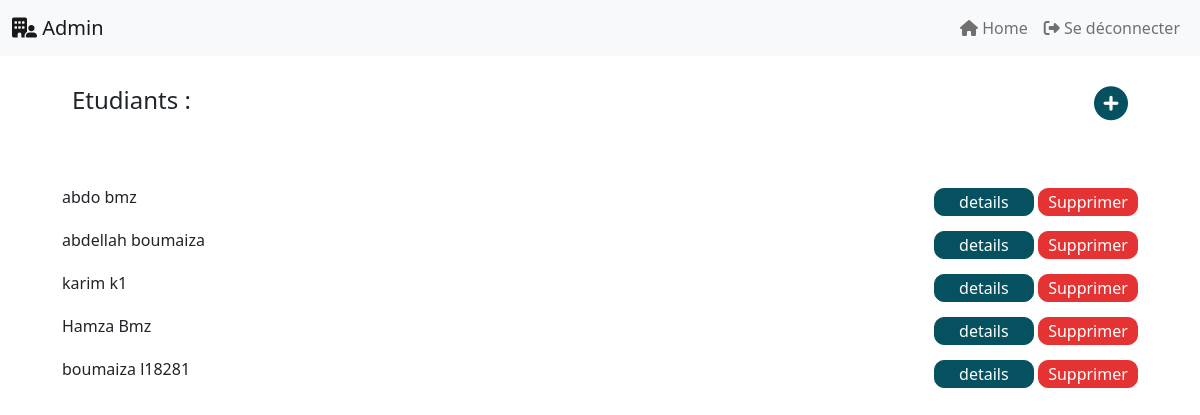
The page /admin (signed in) on the database as committed earlier.
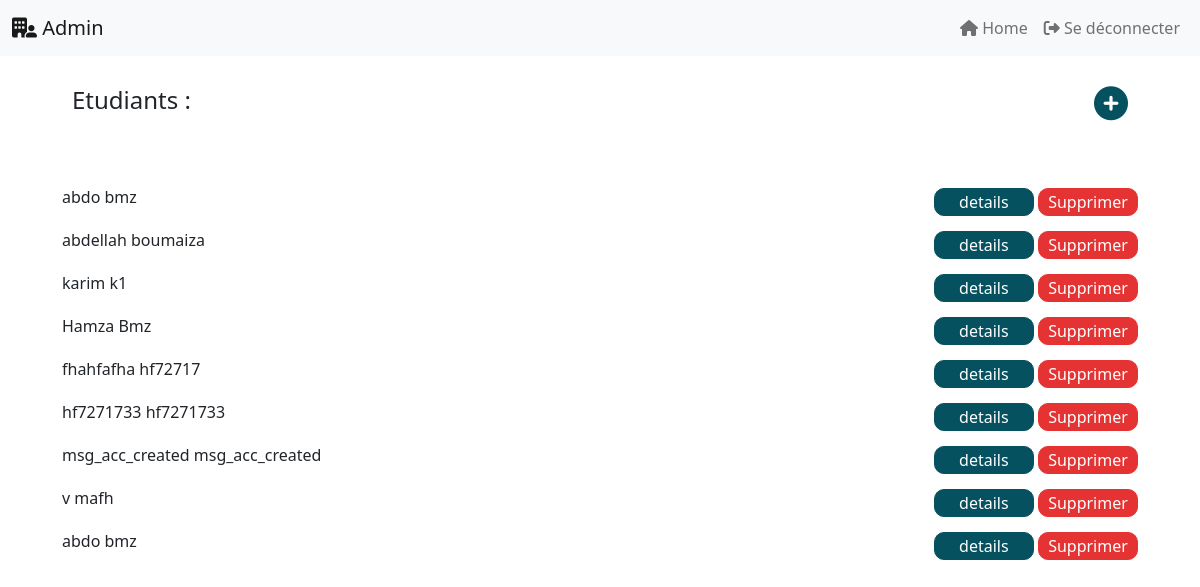
The same page on the database as committed later.
### app.py (models this page shows, shortened)
class etudiants(db.Model):
    cin = db.Column(db.String(100), primary_key=True)
    nom = db.Column(db.String(100))
    prenom = db.Column(db.String(100))
    password = db.Column(db.String(100))
    is_admin = db.Column(db.Integer)

### app.py (the view)
@app.route('/admin', methods=["POST", "GET"])
def admin():
    if "etudiant" in session:
        if request.method == "POST":
            etudiant = etudiants(
                request.form["cin"], request.form["nom"], request.form["prenom"], request.form["password"], 0)
            db.session.add(etudiant)
            db.session.commit()
            flash("Étudiant ajouté avec succès!", "info")
            return redirect(url_for("admin"))
        else:
            etd = session["etudiant"]
            if etd['is_admin'] == 1:
                return render_template("admin.html", etudiants=etudiants.query.filter(etudiants.cin != "admin").all())
            else:
                return redirect(url_for("index"))
    else:
        return redirect(url_for("login"))

### templates/admin.html (shortened to what this page needs)
<!DOCTYPE html>
<html lang="en">
<head>
    <link href="https://cdn.jsdelivr.net/npm/bootstrap@5.1.3/dist/css/bootstrap.min.css" rel="stylesheet">
</head>
<body>
    <nav id="navB" class="navbar navbar-expand-lg navbar-light bg-light">
        <div class="container-fluid">
                <a class="navbar-brand" href="/admin"><i class="fa-solid fa-building-user"></i> Admin</a>
          <div class="collapse navbar-collapse" id="navbarSupportedContent">
            <ul class="navbar-nav me-auto mb-2 mb-lg-0">
              <li class="nav-item">
                <a class="nav-link" aria-current="page" href="/"><i class="fa-solid fa-house"></i> Home</a>
              </li>
              <li class="nav-item">
                <a class="nav-link" href="/logout"><i class="fa-solid fa-right-from-bracket"></i> Se déconnecter</a>
              </li>
            </ul>
        </div>
    </nav>
    <div class="container">
        <div class="title_add">
            <h4>Etudiants : </h4>
            <i class="fa-solid fa-circle-plus" data-toggle="modal" data-target="#exampleModal"></i>
        </div>
        <div class="etudiants">
            {% for etudiant in etudiants%}
            <div class="etudiant">
                <div class="etudiant_infos">
                    <h6>{{etudiant.nom}} {{etudiant.prenom}}</h6>
                </div>
                <div class="actions">
                    <button id="infos_btn" type="button"  aria-expanded="false" aria-controls="collapseExample" data-toggle="collapse" data-target="#{{etudiant.cin}}">details</button>
                    <button id="dlt_btn" name={{etudiant.cin}} class="delete_btn" data-toggle="modal" data-target="#deleteModal" onclick="mayble_delete(this.name)" type="submit">Supprimer</button>
                </div>
            </div>
            {% endfor %}
        </div>
    </div>
</body>
</html>

### templates/admin.html (style rules this page uses)
body { height: 100vh; }
ul { display: flex; flex-direction: row; justify-content: flex-end; width: 100%; }
.container { display: flex; flex-direction: column; }
.title_add { display: flex; flex-direction: row; align-items: center; justify-content: space-between; margin: 30px; }
.title_add i { font-size: 34px; color: #055160; cursor: pointer; }
.etudiants { padding: 20px; }
.etudiant { display: flex; justify-content: space-between; align-items: center; margin: 15px auto; }
#infos_btn { border: #055160 1px solid; border-radius: 10px; width: 100px; color: white; background-color: #055160; font-weight: 500; }
#dlt_btn { color: white; background-color: #e53333; border: #e53333 1px solid; border-radius: 10px; width: 100px; font-weight: 500; }

Rows that differ between the two databases and show on the page:
removed etudiants: nom "boumaiza", prenom "l18281"
added etudiants: nom "fhahfafha", prenom "hf72717"
added etudiants: nom "hf7271733", prenom "hf7271733"
added etudiants: nom "msg_acc_created", prenom "msg_acc_created"
added etudiants: nom "v", prenom "mafh"
added etudiants: nom "abdo", prenom "bmz"
